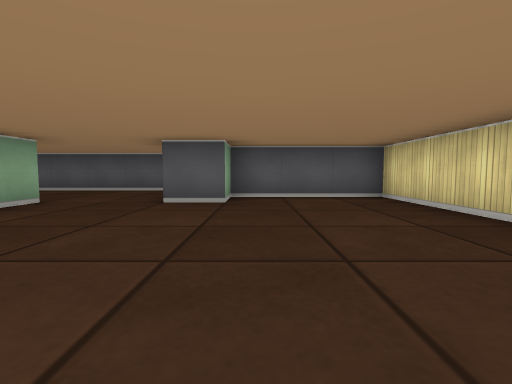
[1] (above)

12 first-person views from a walk through a cub3D maze. The camera is about half as high as the walls, tilts 4° down and sees 85° across. The floor is counted in squares. Each view is taken from the middle of a square. On the plan, view 1 faces up. The plan holds only what a view shows up to about 9 squares ahead; the rest is blank.

[2]
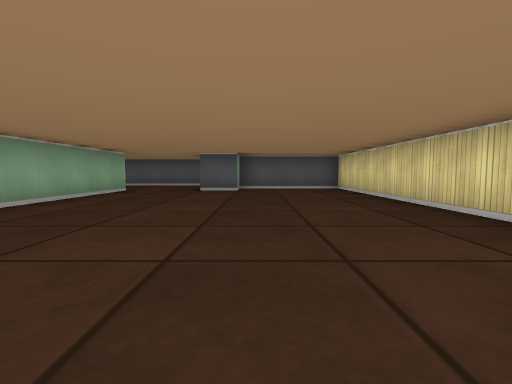

[3]
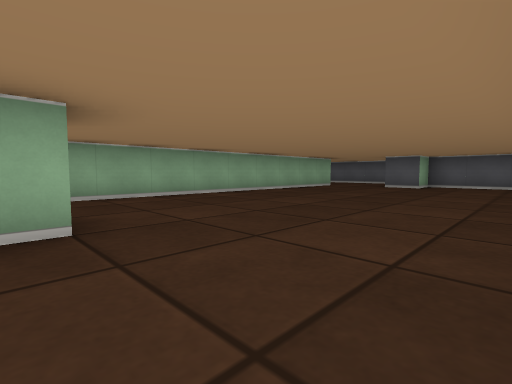

[4]
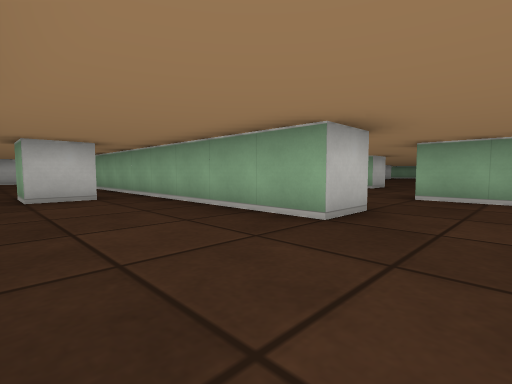

[5]
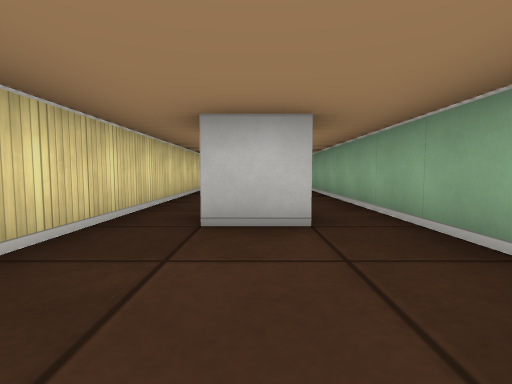

[6]
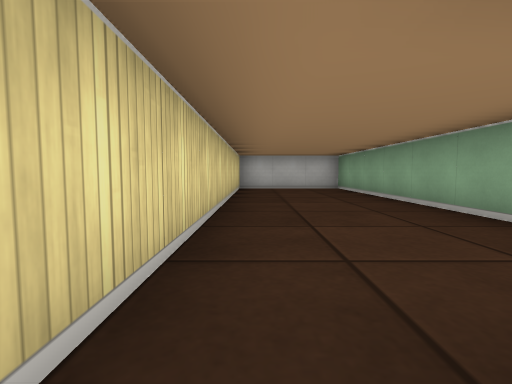

[7]
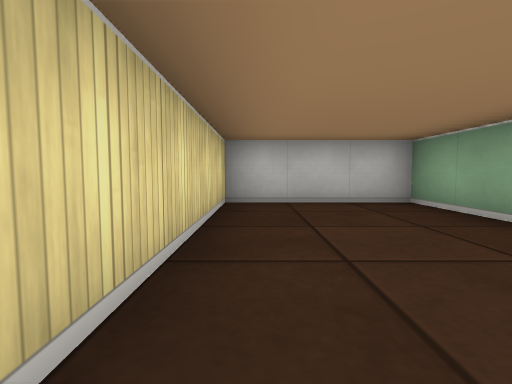

[8]
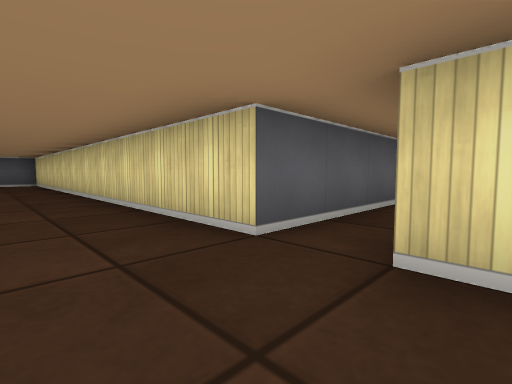

[9]
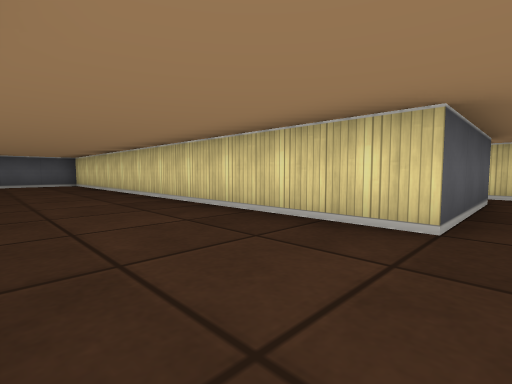

[10]
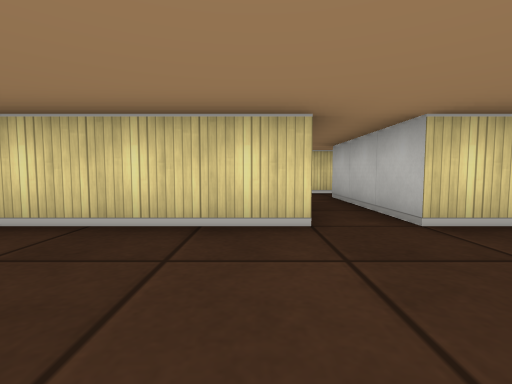

[11]
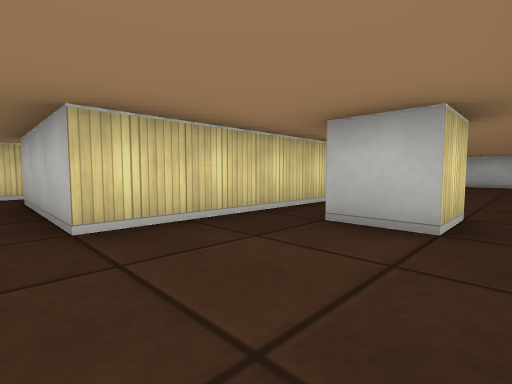

[12]
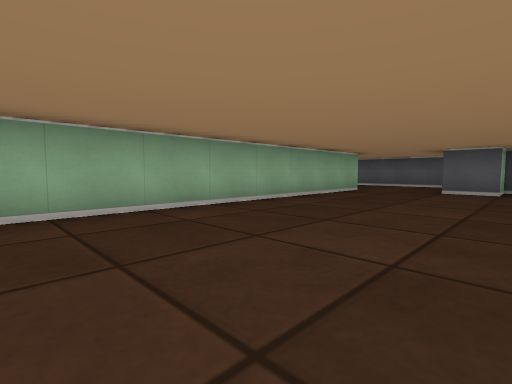

### Floor plan
Points are (right, up) in squares from view 1. A wall is a line through its corners. A room is listed if a view was taken in it or the views show most of it. See-through windows are left out.
Room 1 (views 1, 2, 3, 4, 5, 6, 7, 8, 9, 10, 11, 12)
walls: (-1.6, -4.5) (-0.5, -4.5) (-0.5, -17.5) (2.5, -17.5) (2.5, -6.5); (2.5, -5.5) (2.5, 5.5) (-0.5, 5.5) (-0.5, 4.5) (-1.5, 4.5); (0.5, -9.5) (0.5, -8.5) (1.5, -8.5) (1.5, -9.5); (-3.5, 4.5) (-3.5, -4.5)
ways out: opening at (-2.5, -4.5); opening at (-2.5, 4); opening at (3, -6)

Where each view was taken, in squares from view 1:
view 1: 0 up, 0 right, facing up
view 2: 3 down, 0 right, facing up
view 3: 5 down, 2 right, facing up-left
view 4: 3 down, 2 right, facing down-left
view 5: 6 down, 1 right, facing down
view 6: 9 down, 2 right, facing down
view 7: 13 down, 2 right, facing down
view 8: 7 down, 1 right, facing up-right
view 9: 6 down, 0 right, facing up-right
view 10: 5 down, 0 right, facing right
view 11: 6 down, 0 right, facing down-right
view 12: 3 down, 0 right, facing up-left
